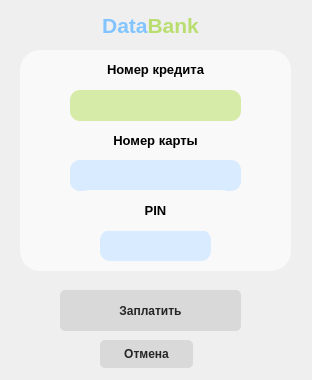
<?xml version="1.0" encoding="UTF-8"?>
<ui version="4.0">
 <class>PayForCredit</class>
 <widget class="QDialog" name="PayForCredit">
  <property name="geometry">
   <rect>
    <x>0</x>
    <y>0</y>
    <width>312</width>
    <height>380</height>
   </rect>
  </property>
  <property name="windowTitle">
   <string>Dialog</string>
  </property>
  <widget class="QLabel" name="label_7">
   <property name="geometry">
    <rect>
     <x>80</x>
     <y>10</y>
     <width>141</width>
     <height>31</height>
    </rect>
   </property>
   <property name="cursor">
    <cursorShape>CrossCursor</cursorShape>
   </property>
   <property name="text">
    <string>&lt;html&gt;&lt;head/&gt;&lt;body&gt;&lt;p align=&quot;center&quot;&gt;&lt;span style=&quot; font-size:16pt; font-weight:600; color:#81c4ff;&quot;&gt;Data&lt;/span&gt;&lt;span style=&quot; font-size:16pt; font-weight:600; color:#b9de6f;&quot;&gt;Bank&lt;/span&gt;&lt;/p&gt;&lt;/body&gt;&lt;/html&gt;</string>
   </property>
  </widget>
  <widget class="QPushButton" name="pushButton">
   <property name="geometry">
    <rect>
     <x>60</x>
     <y>290</y>
     <width>181</width>
     <height>41</height>
    </rect>
   </property>
   <property name="cursor">
    <cursorShape>PointingHandCursor</cursorShape>
   </property>
   <property name="styleSheet">
    <string notr="true">QPushButton:hover{background: #b9de6f; border-radius: 5px; border: 0.2px solid #d7eba9; color: #ffffff; font-size: 9pt; font-weight: bold;}	
																	QPushButton{background: #d9d9d9; border-radius: 5px; color: #262626; font-size: 9pt; font-weight: bold;}</string>
   </property>
   <property name="text">
    <string>Заплатить</string>
   </property>
  </widget>
  <widget class="QGroupBox" name="groupBox">
   <property name="geometry">
    <rect>
     <x>20</x>
     <y>50</y>
     <width>271</width>
     <height>221</height>
    </rect>
   </property>
   <property name="styleSheet">
    <string notr="true">background: #F9F9F9;
border-radius: 20px;
</string>
   </property>
   <property name="title">
    <string/>
   </property>
   <widget class="QLabel" name="label_6">
    <property name="geometry">
     <rect>
      <x>50</x>
      <y>70</y>
      <width>171</width>
      <height>41</height>
     </rect>
    </property>
    <property name="text">
     <string>&lt;html&gt;&lt;head/&gt;&lt;body&gt;&lt;p align=&quot;center&quot;&gt;&lt;span style=&quot; font-size:10pt; font-weight:600;&quot;&gt;Номер карты&lt;/span&gt;&lt;/p&gt;&lt;/body&gt;&lt;/html&gt;</string>
    </property>
    <property name="alignment">
     <set>Qt::AlignRight|Qt::AlignTrailing|Qt::AlignVCenter</set>
    </property>
   </widget>
   <widget class="QLineEdit" name="creditNumber">
    <property name="geometry">
     <rect>
      <x>50</x>
      <y>40</y>
      <width>171</width>
      <height>31</height>
     </rect>
    </property>
    <property name="styleSheet">
     <string notr="true">background: #d7eba9;
border-radius: 10px;
</string>
    </property>
    <property name="maxLength">
     <number>10</number>
    </property>
   </widget>
   <widget class="QLabel" name="label">
    <property name="geometry">
     <rect>
      <x>50</x>
      <y>10</y>
      <width>171</width>
      <height>20</height>
     </rect>
    </property>
    <property name="text">
     <string>&lt;html&gt;&lt;head/&gt;&lt;body&gt;&lt;p align=&quot;center&quot;&gt;&lt;span style=&quot; font-size:10pt; font-weight:600;&quot;&gt;Номер кредита&lt;/span&gt;&lt;/p&gt;&lt;/body&gt;&lt;/html&gt;</string>
    </property>
    <property name="alignment">
     <set>Qt::AlignCenter</set>
    </property>
   </widget>
   <widget class="QLineEdit" name="cardNumber">
    <property name="geometry">
     <rect>
      <x>50</x>
      <y>110</y>
      <width>171</width>
      <height>31</height>
     </rect>
    </property>
    <property name="styleSheet">
     <string notr="true">background: #d9ebff;
border-radius: 10px;
</string>
    </property>
    <property name="text">
     <string/>
    </property>
    <property name="maxLength">
     <number>16</number>
    </property>
    <property name="echoMode">
     <enum>QLineEdit::Normal</enum>
    </property>
   </widget>
   <widget class="QLineEdit" name="pin">
    <property name="geometry">
     <rect>
      <x>80</x>
      <y>180</y>
      <width>111</width>
      <height>31</height>
     </rect>
    </property>
    <property name="styleSheet">
     <string notr="true">background: #d9ebff;
border-radius: 10px;
</string>
    </property>
    <property name="text">
     <string/>
    </property>
    <property name="maxLength">
     <number>4</number>
    </property>
    <property name="echoMode">
     <enum>QLineEdit::Normal</enum>
    </property>
   </widget>
   <widget class="QLabel" name="label_8">
    <property name="geometry">
     <rect>
      <x>50</x>
      <y>140</y>
      <width>171</width>
      <height>41</height>
     </rect>
    </property>
    <property name="text">
     <string>&lt;html&gt;&lt;head/&gt;&lt;body&gt;&lt;p align=&quot;center&quot;&gt;&lt;span style=&quot; font-size:10pt; font-weight:600;&quot;&gt;PIN&lt;/span&gt;&lt;/p&gt;&lt;/body&gt;&lt;/html&gt;</string>
    </property>
    <property name="alignment">
     <set>Qt::AlignRight|Qt::AlignTrailing|Qt::AlignVCenter</set>
    </property>
   </widget>
   <zorder>label_6</zorder>
   <zorder>label</zorder>
   <zorder>cardNumber</zorder>
   <zorder>creditNumber</zorder>
   <zorder>pin</zorder>
   <zorder>label_8</zorder>
  </widget>
  <widget class="QPushButton" name="canceButton">
   <property name="geometry">
    <rect>
     <x>100</x>
     <y>340</y>
     <width>93</width>
     <height>28</height>
    </rect>
   </property>
   <property name="cursor">
    <cursorShape>PointingHandCursor</cursorShape>
   </property>
   <property name="styleSheet">
    <string notr="true">QPushButton:hover{background: #ffafa5; border-radius: 5px; border: 0.2px solid #d7eba9; color: #ffffff; font-size: 9pt; font-weight: bold;}																
QPushButton{background: #d9d9d9; border-radius: 5px; color: #262626; font-size: 9pt; font-weight: bold;}</string>
   </property>
   <property name="text">
    <string>Отмена</string>
   </property>
  </widget>
 </widget>
 <resources/>
 <connections/>
</ui>
